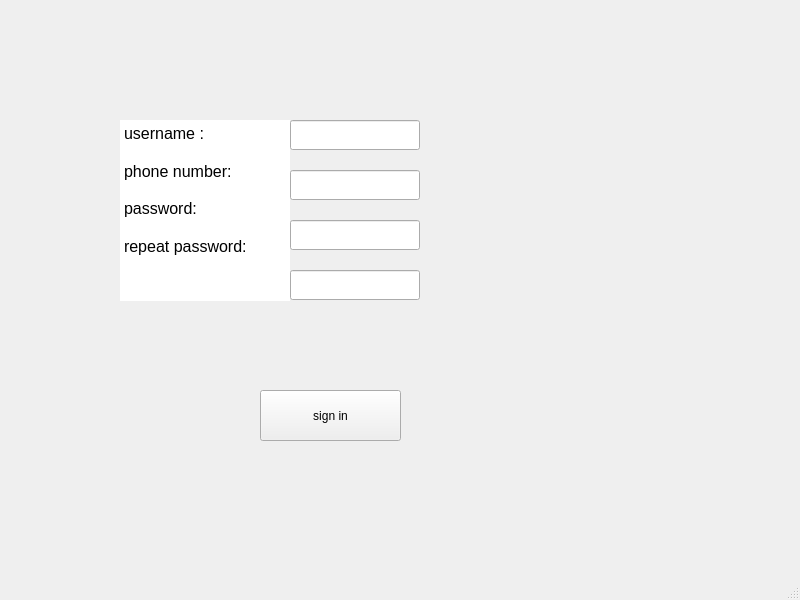
<?xml version="1.0" encoding="UTF-8"?>
<ui version="4.0">
 <class>signIn</class>
 <widget class="QMainWindow" name="signIn">
  <property name="geometry">
   <rect>
    <x>0</x>
    <y>0</y>
    <width>800</width>
    <height>600</height>
   </rect>
  </property>
  <property name="windowTitle">
   <string>MainWindow</string>
  </property>
  <widget class="QWidget" name="centralwidget">
   <widget class="QTextBrowser" name="EnText">
    <property name="geometry">
     <rect>
      <x>120</x>
      <y>120</y>
      <width>170</width>
      <height>181</height>
     </rect>
    </property>
    <property name="frameShape">
     <enum>QFrame::NoFrame</enum>
    </property>
    <property name="verticalScrollBarPolicy">
     <enum>Qt::ScrollBarAlwaysOff</enum>
    </property>
    <property name="horizontalScrollBarPolicy">
     <enum>Qt::ScrollBarAlwaysOff</enum>
    </property>
    <property name="html">
     <string>&lt;!DOCTYPE HTML PUBLIC &quot;-//W3C//DTD HTML 4.0//EN&quot; &quot;http://www.w3.org/TR/REC-html40/strict.dtd&quot;&gt;
&lt;html&gt;&lt;head&gt;&lt;meta name=&quot;qrichtext&quot; content=&quot;1&quot; /&gt;&lt;style type=&quot;text/css&quot;&gt;
p, li { white-space: pre-wrap; }
&lt;/style&gt;&lt;/head&gt;&lt;body style=&quot; font-family:'MS Shell Dlg 2'; font-size:7.8pt; font-weight:400; font-style:normal;&quot;&gt;
&lt;p style=&quot; margin-top:0px; margin-bottom:0px; margin-left:0px; margin-right:0px; -qt-block-indent:0; text-indent:0px;&quot;&gt;&lt;span style=&quot; font-size:12pt;&quot;&gt;username :&lt;/span&gt;&lt;/p&gt;
&lt;p style=&quot;-qt-paragraph-type:empty; margin-top:0px; margin-bottom:0px; margin-left:0px; margin-right:0px; -qt-block-indent:0; text-indent:0px; font-size:12pt;&quot;&gt;&lt;br /&gt;&lt;/p&gt;
&lt;p style=&quot; margin-top:0px; margin-bottom:0px; margin-left:0px; margin-right:0px; -qt-block-indent:0; text-indent:0px;&quot;&gt;&lt;span style=&quot; font-size:12pt;&quot;&gt;phone number:&lt;/span&gt;&lt;/p&gt;
&lt;p style=&quot; margin-top:0px; margin-bottom:0px; margin-left:0px; margin-right:0px; -qt-block-indent:0; text-indent:0px;&quot;&gt;&lt;span style=&quot; font-size:12pt;&quot;&gt;&lt;br /&gt;password:&lt;/span&gt;&lt;/p&gt;
&lt;p style=&quot;-qt-paragraph-type:empty; margin-top:0px; margin-bottom:0px; margin-left:0px; margin-right:0px; -qt-block-indent:0; text-indent:0px; font-size:12pt;&quot;&gt;&lt;br /&gt;&lt;/p&gt;
&lt;p style=&quot; margin-top:0px; margin-bottom:0px; margin-left:0px; margin-right:0px; -qt-block-indent:0; text-indent:0px;&quot;&gt;&lt;span style=&quot; font-size:12pt;&quot;&gt;repeat password:&lt;/span&gt;&lt;/p&gt;
&lt;p style=&quot;-qt-paragraph-type:empty; margin-top:0px; margin-bottom:0px; margin-left:0px; margin-right:0px; -qt-block-indent:0; text-indent:0px; font-size:12pt;&quot;&gt;&lt;br /&gt;&lt;/p&gt;&lt;/body&gt;&lt;/html&gt;</string>
    </property>
   </widget>
   <widget class="QLineEdit" name="usernameEdit">
    <property name="geometry">
     <rect>
      <x>290</x>
      <y>120</y>
      <width>130</width>
      <height>30</height>
     </rect>
    </property>
   </widget>
   <widget class="QLineEdit" name="phone">
    <property name="geometry">
     <rect>
      <x>290</x>
      <y>170</y>
      <width>130</width>
      <height>30</height>
     </rect>
    </property>
   </widget>
   <widget class="QLineEdit" name="pass1">
    <property name="geometry">
     <rect>
      <x>290</x>
      <y>270</y>
      <width>130</width>
      <height>30</height>
     </rect>
    </property>
    <property name="echoMode">
     <enum>QLineEdit::Password</enum>
    </property>
   </widget>
   <widget class="QLineEdit" name="pass2">
    <property name="geometry">
     <rect>
      <x>290</x>
      <y>220</y>
      <width>130</width>
      <height>30</height>
     </rect>
    </property>
   </widget>
   <widget class="QPushButton" name="signInBtn">
    <property name="geometry">
     <rect>
      <x>260</x>
      <y>390</y>
      <width>141</width>
      <height>51</height>
     </rect>
    </property>
    <property name="toolTip">
     <string>&lt;html&gt;&lt;head/&gt;&lt;body&gt;&lt;p&gt;&lt;span style=&quot; font-size:12pt;&quot;&gt;fill all parts&lt;/span&gt;&lt;/p&gt;&lt;p&gt;&lt;br/&gt;&lt;/p&gt;&lt;/body&gt;&lt;/html&gt;</string>
    </property>
    <property name="text">
     <string>sign in</string>
    </property>
   </widget>
  </widget>
  <widget class="QMenuBar" name="menubar">
   <property name="geometry">
    <rect>
     <x>0</x>
     <y>0</y>
     <width>800</width>
     <height>25</height>
    </rect>
   </property>
  </widget>
  <widget class="QStatusBar" name="statusbar"/>
 </widget>
 <resources/>
 <connections/>
</ui>
